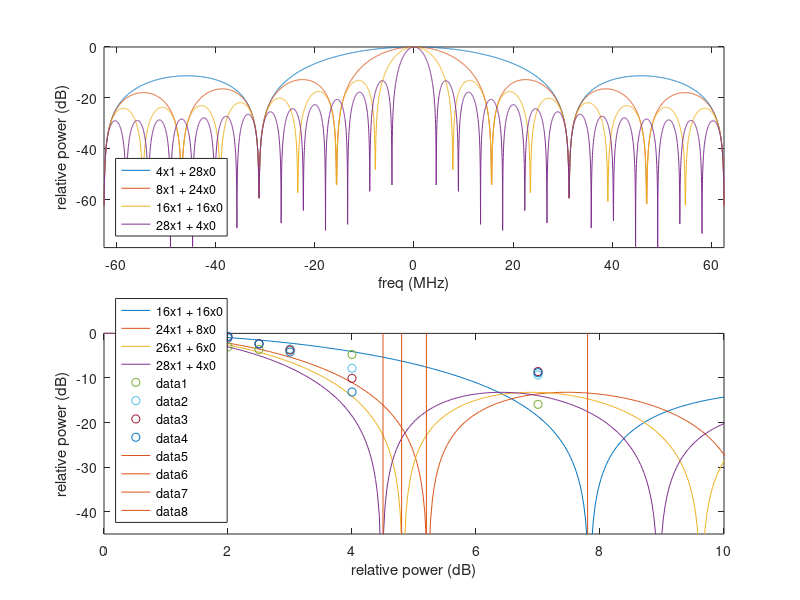

This chart was generated by the following MATLAB code:
N=32
subplot(211)
longueurs=[4 8 16 28];
for longueur=longueurs
  bt=[ones(1,longueur) zeros(1,N-longueur)];
length(bt)
  bf=fftshift(abs(fft(bt,4096)));
  bf=bf./max(bf);
  f=linspace(-125/2,125/2,length(bf));
  plot(f,20*log10(bf));hold on
end
axis tight
xlabel('freq (MHz)')
ylabel('relative power (dB)')
legend('4x1 + 28x0','8x1 + 24x0','16x1 + 16x0','28x1 + 4x0','location','southwest')

subplot(212)
longueurs=[16 24 26 28];
for longueur=longueurs
  bt=[ones(1,longueur) zeros(1,N-longueur)];
length(bt)
  bf=fftshift(abs(fft(bt,4096)));
  bf=bf./max(bf);
  f=linspace(-125/2,125/2,length(bf));
  plot(f,20*log10(bf));hold on
end
axis([0 10 -45 0])
xlabel('relative power (dB)')
ylabel('relative power (dB)')
legend('16x1 + 16x0','24x1 + 8x0','26x1 + 6x0','28x1 + 4x0','location','southwest')

% amplitude v.s frequency measurement
freq=[0.5   1   1.5   2   2.5    3    4   7]; % MHz
meas=[1060 1060 1060 1060 0990 0990 0870 0240 ;
      1500 1470 1410 1320 1150 1000 0608 0512 ;
      1600 1570 1500 1360 1150 0976 0470 0560 ;
      1730 1660 1570 1390 1140 0928 0330 0544];
for k=1:4
  % plot(freq,10*log10(meas(k,:)/(1.5*max(meas(k,:)))),'o');
  plot(freq,20*log10(meas(k,:)/(1500)),'o');
end

% frequency at which the amplitude is lowest (notch position)
line([7.8 7.8],[-50 0]) % 16x1
line([5.2 5.2],[-50 0]) % 24x1
line([4.8 4.8],[-50 0]) % 26x1
line([4.5 4.5],[-50 0]) % 28x1
